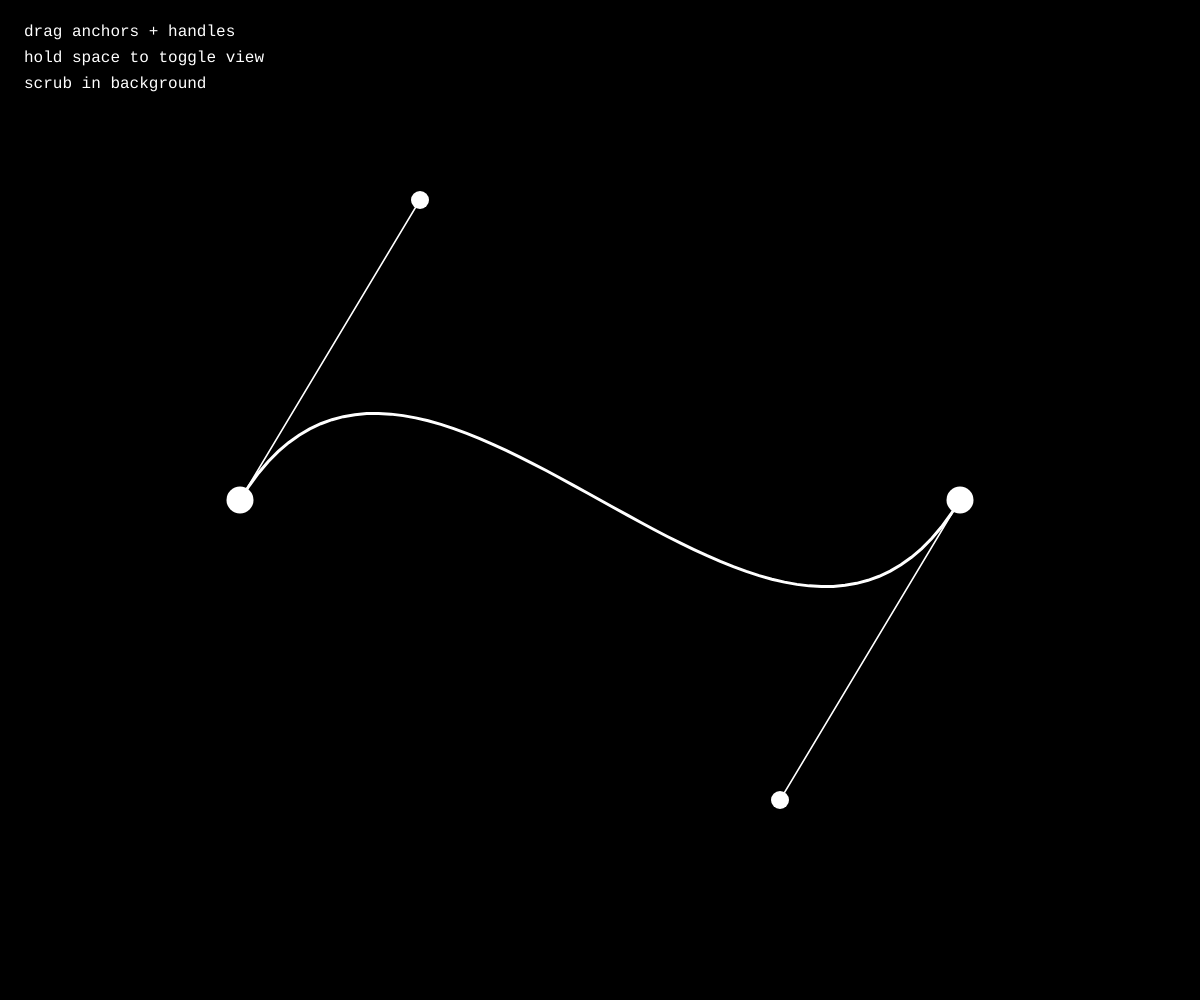
Frame 1 (no input)
Frame 60 (no input): identical to frame 1, image omitted
Frame 120 (the mouse pressed at the canvas centre since frame 60): identical to frame 1, image omitted

The p5.js sketch that drew this single still picture (run headless with seeded random() and noise() and a simulated clock; from frame 60 on, the mouse is pressed at the canvas centre):

// p5.js sketch
// ── sketch.js
/*
 * © 2026 Schultzschultz. Created for 'Schultzschultz Creative Coding Masterclass'.
 * For educational use only. All rights reserved.
 * 
 * -----------------
 * Interactive Bezier Curve
 * -----------------
 * 
 *
 * This file is an interactive cubic Bézier curve visualizer built with p5.js.
 * What this file does:
 * - Renders a cubic Bézier curve with four draggable control points (red).
 * - Visualizes the De Casteljau construction at parameter t: green level-1 lerps, blue level-2 lerps, and the resulting white point on the curve.
 * - Animates t automatically over time using millis(); dragging the background scrubs t manually.
 * - Defaults to a clean view showing only the curve and endpoint tangent lines; holding space reveals the full De Casteljau construction.
 */

let curve;
let cleanView = true;

function setup() {
  createCanvas(windowWidth, windowHeight);
  curve = new BezierCurve();
  curve.initialize();
}

function draw() {
  background(0);
  curve.draw(cleanView);
  drawPanel();
}

function drawPanel() {
  const lines = [
    'drag anchors + handles',
    'hold space to toggle view',
    'scrub in background',
  ];

  textFont('monospace');
  textSize(16);
  textAlign(LEFT, TOP);
  noStroke();
  fill(255);

  const x = 24;
  const lineHeight = 26;
  lines.forEach((l, i) => text(l, x, 24 + i * lineHeight));
}

function keyPressed() {
  if (key === ' ') cleanView = false;
}

function keyReleased() {
  if (key === ' ') cleanView = true;
}

function mousePressed() {
  curve.mousePressed(mouseX, mouseY);
}

function mouseDragged() {
  curve.mouseDragged(mouseX, mouseY);
}

function mouseReleased() {
  curve.mouseReleased();
}

function windowResized() {
  resizeCanvas(windowWidth, windowHeight);
  curve.initialize();
}

class DraggablePoint {
  constructor(x, y, drawDiameter = 18) {
    this.pos = createVector(x, y);
    this.hitDiameter = 24;
    this.drawDiameter = drawDiameter;
  }

  contains(x, y) {
    return dist(x, y, this.pos.x, this.pos.y) <= this.hitDiameter * 0.5;
  }

  draw(col) {
    noStroke();
    fill(col);
    circle(this.pos.x, this.pos.y, this.drawDiameter);
  }
}

class BezierCurve {
  constructor() {
    this.p0 = null;
    this.p1 = null;
    this.p2 = null;
    this.p3 = null;
    this.draggedPoint = null;
    this.scrubbing = false;
    this.scrubT = 0;
  }

  initialize() {
    this.p0 = new DraggablePoint(width * 0.2,  height * 0.5, 27);
    this.p1 = new DraggablePoint(width * 0.35, height * 0.2);
    this.p2 = new DraggablePoint(width * 0.65, height * 0.8);
    this.p3 = new DraggablePoint(width * 0.8,  height * 0.5, 27);
  }

  _drawCurveSegment(p0, p1, p2, p3, tStart, tEnd, col, weight) {
    const steps = 60;
    stroke(col);
    strokeWeight(weight);
    noFill();
    beginShape();
    for (let i = 0; i <= steps; i++) {
      const t = map(i, 0, steps, tStart, tEnd);
      vertex(
        bezierPoint(p0.x, p1.x, p2.x, p3.x, t),
        bezierPoint(p0.y, p1.y, p2.y, p3.y, t)
      );
    }
    endShape();
  }

  draw(clean) {
    const t = this.scrubbing ? this.scrubT : (millis() / 3000) % 1;

    const p0 = this.p0.pos;
    const p1 = this.p1.pos;
    const p2 = this.p2.pos;
    const p3 = this.p3.pos;

    if (clean) {
      // full white curve, endpoint tangent lines, white anchors
      this._drawCurveSegment(p0, p1, p2, p3, 0, 1, color(255), 3);
      stroke(255);
      strokeWeight(1.5);
      line(p0.x, p0.y, p1.x, p1.y);
      line(p2.x, p2.y, p3.x, p3.y);
      this.p0.draw(color(255));
      this.p1.draw(color(255));
      this.p2.draw(color(255));
      this.p3.draw(color(255));
      return;
    }

    // --- bezier curve: grey tail (t → 1), white head (0 → t) ---
    this._drawCurveSegment(p0, p1, p2, p3, t, 1, color(45), 3);
    this._drawCurveSegment(p0, p1, p2, p3, 0, t, color(255), 3);

    // --- level 0: red control polygon lines ---
    stroke(220, 60, 60);
    strokeWeight(1.5);
    line(p0.x, p0.y, p1.x, p1.y);
    line(p1.x, p1.y, p2.x, p2.y);
    line(p2.x, p2.y, p3.x, p3.y);

    // level 0 points (red, draggable)
    this.p0.draw(color(220, 60, 60));
    this.p1.draw(color(220, 60, 60));
    this.p2.draw(color(220, 60, 60));
    this.p3.draw(color(220, 60, 60));

    // --- level 1: lerp along level 0 edges (green) ---
    const q0 = p5.Vector.lerp(p0, p1, t);
    const q1 = p5.Vector.lerp(p1, p2, t);
    const q2 = p5.Vector.lerp(p2, p3, t);

    stroke(60, 200, 80);
    strokeWeight(1.5);
    line(q0.x, q0.y, q1.x, q1.y);
    line(q1.x, q1.y, q2.x, q2.y);

    noStroke();
    fill(60, 200, 80);
    circle(q0.x, q0.y, 18);
    circle(q1.x, q1.y, 18);
    circle(q2.x, q2.y, 18);

    // --- level 2: lerp along level 1 edges (blue) ---
    const r0 = p5.Vector.lerp(q0, q1, t);
    const r1 = p5.Vector.lerp(q1, q2, t);

    stroke(60, 130, 230);
    strokeWeight(1.5);
    line(r0.x, r0.y, r1.x, r1.y);

    noStroke();
    fill(60, 130, 230);
    circle(r0.x, r0.y, 18);
    circle(r1.x, r1.y, 18);

    // --- final point on the curve (white) ---
    const s = p5.Vector.lerp(r0, r1, t);
    noStroke();
    fill(255);
    circle(s.x, s.y, 21);
  }

  mousePressed(x, y) {
    const points = [this.p0, this.p1, this.p2, this.p3];
    this.draggedPoint = points.find((p) => p.contains(x, y)) ?? null;
    if (!this.draggedPoint) {
      this.scrubbing = true;
      this.scrubT = constrain(x / width, 0, 1);
    }
  }

  mouseDragged(x, y) {
    if (this.draggedPoint) {
      this.draggedPoint.pos.set(x, y);
    } else if (this.scrubbing) {
      this.scrubT = constrain(x / width, 0, 1);
    }
  }

  mouseReleased() {
    this.draggedPoint = null;
    this.scrubbing = false;
  }
}
